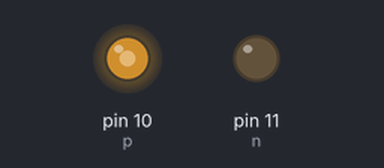
Bench run of a sketch on a simulated Arduino Uno, built with avr-gcc and run on an emulated ATmega328P. Shown: output pins drawn as LEDs (lit = HIGH).

Above: at 0.05 s.
At 4.0 s:
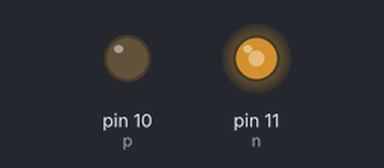
Timing chart, 0 to 5.2 s (numbered marks = the images above):
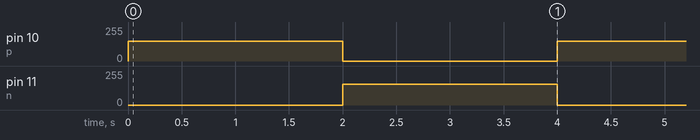

Measured:
- by itself, pin 10 (p): alternates 150/255 for 2.0 s and 0/255 for 2.0 s
- by itself, pin 11 (n): alternates 155/255 for 2.0 s and 0/255 for 2.0 s

The sketch:

motor_control.ino
```cpp
// C++ code
//motor control
int p=10,n=11;
void setup()
{
  pinMode(p, OUTPUT);
  pinMode(n, OUTPUT);
}

void loop()
{
  analogWrite(p, 150);//255 output voltage maximum=5v
  analogWrite(n, 0);//0 output voltage lowest=0v
  delay(2000); // Wait for 2000 millisecond(s)
  analogWrite(p, 0);
  analogWrite(n, 155);
   delay(2000); // Wait for 2000 millisecond(s)
}
```
